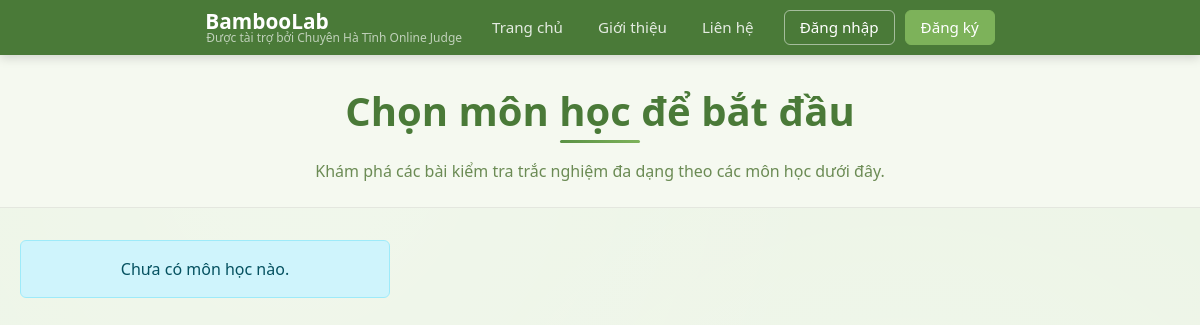
The page /quiz/ on the database as committed earlier.
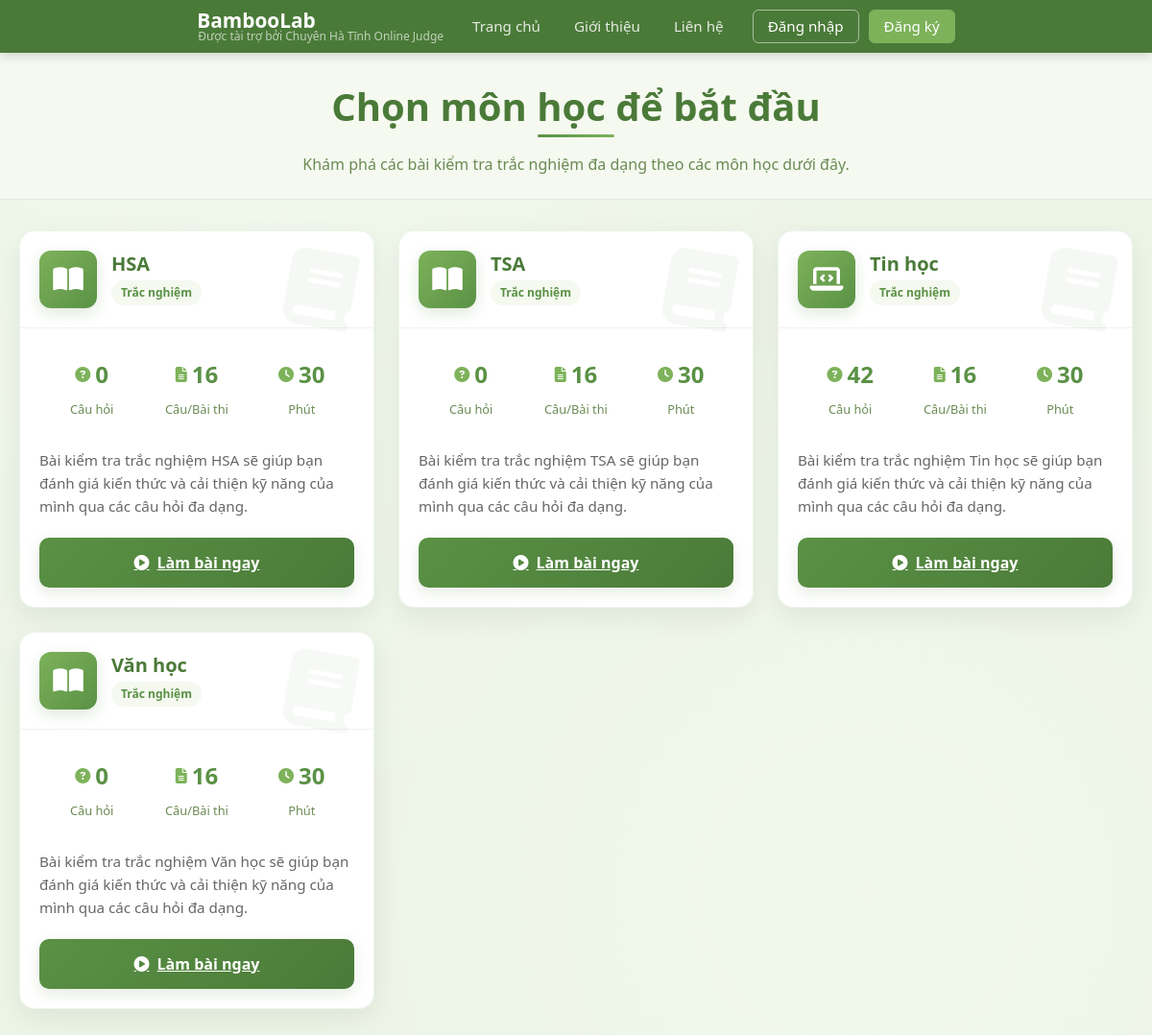
The same page on the database as committed later.
### core/models.py (models this page shows, shortened)
class Subject(models.Model):
    name = models.CharField(max_length=100, unique=True, verbose_name="Tên môn học")
    code = models.CharField(max_length=20, blank=True, null=True, verbose_name="Mã môn học")
    description = models.TextField(blank=True, null=True, verbose_name="Mô tả")
    created_at = models.DateTimeField(auto_now_add=True)
    updated_at = models.DateTimeField(auto_now=True)
    class Meta:
        verbose_name = "Môn học"
        verbose_name_plural = "Môn học"
        ordering = ['name']

### core/views.py (the view)
# urls.py: path("quiz/", quiz_list, name="quiz-list"),
def quiz_list(request):
    subjects_with_counts = Subject.objects.annotate(question_count=Count('questions')).order_by('name')
    context = {
        'subjects_data': subjects_with_counts
    }
    return render(request, 'quiz-list.html', context)

### templates/quiz-list.html (shortened to what this page needs)
{% extends 'base.html' %}
{% load static %}
{% block content %}
<div class="header-section">
    <div class="container">
        <h1>Chọn môn học để bắt đầu</h1>
        <p>Khám phá các bài kiểm tra trắc nghiệm đa dạng theo các môn học dưới đây.</p>
    </div>
</div>
<div class="main-container container">
    <div class="row">
        <div class="col-lg-12">
            <div class="subjects-grid">
                {% for subject in subjects_data %}
                <div class="subject-card">
                    <i class="fas fa-book subject-icon-bg"></i>
                    <div class="subject-card-header">
                        <div class="subject-icon">
                            {% if subject.name == 'Toán' %} <i class="fas fa-calculator"></i>
                            {% elif subject.name == 'Lý' %} <i class="fas fa-atom"></i>
                            {% elif subject.name == 'Hóa' %} <i class="fas fa-flask"></i>
                            {% elif subject.name == 'Sinh' %} <i class="fas fa-dna"></i>
                            {% elif subject.name == 'Sử' %} <i class="fas fa-landmark"></i>
                            {% elif subject.name == 'Địa' %} <i class="fas fa-globe-asia"></i>
                            {% elif subject.name == 'GDCD' %} <i class="fas fa-balance-scale"></i>
                            {% elif subject.name == 'Anh' %} <i class="fas fa-language"></i>
                            {% elif subject.name == 'Tin học' %} <i class="fas fa-laptop-code"></i>
                            {% else %} <i class="fas fa-book-open"></i> {% endif %}
        </div>
                        <div>
                            <h3 class="subject-title">{{ subject.name }}</h3>
                            <span class="subject-tag">Trắc nghiệm</span>
                        </div>
                    </div>
                    <div class="subject-card-body">
                        <div class="subject-stats">
                            <div class="stat-item">
                                <span class="stat-value"><i class="fas fa-question-circle"></i>{{ subject.question_count|default:"0" }}</span>
                                <span class="stat-label">Câu hỏi</span>
                            </div>
                            <div class="stat-item">
                                <span class="stat-value"><i class="fas fa-file-alt"></i>16</span>
                                <span class="stat-label">Câu/Bài thi</span>
                        </div>
                            <div class="stat-item">
                                <span class="stat-value"><i class="fas fa-clock"></i>30</span>
                                <span class="stat-label">Phút</span>
                            </div>
                        </div>
                        <p class="subject-description">
                            Bài kiểm tra trắc nghiệm {{ subject.name }} sẽ giúp bạn đánh giá kiến thức và cải thiện kỹ năng của mình qua các câu hỏi đa dạng.
                        </p>
                        <a href="{% url 'start_quiz' subject.id %}" class="btn-test">
                            <i class="fas fa-play-circle"></i> Làm bài ngay
                        </a>
                    </div>
                </div>
                {% empty %}
                <div class="alert alert-info w-100 text-center" role="alert">
                    Chưa có môn học nào.
                </div>
                {% endfor %}
            </div>
        </div>
    </div>
</div>
<div class="toast-container position-fixed bottom-0 end-0 p-3">
                    </div>
{% endblock %}

### templates/base.html (shortened to what this page needs)
<!DOCTYPE html>
<html lang="vi">
<head>
    <link href="https://cdn.jsdelivr.net/npm/bootstrap@5.3.0-alpha1/dist/css/bootstrap.min.css" rel="stylesheet">
    <link rel="stylesheet" href="https://cdnjs.cloudflare.com/ajax/libs/font-awesome/6.4.0/css/all.min.css">
</head>
<body>
    {% block navbar %}
    <nav class="navbar">
        <div class="navbar-container">
            <div class="logo-container">
                <div class="logo">
                    <a href="/">
                        <span>BambooLab</span>
                    </a>
                </div>
                <div class="sponsor-text">
                    Được tài trợ bởi Chuyên Hà Tĩnh Online Judge
                </div>
            </div>
            <div class="nav-links">
                 <a href="/" class="{% if request.path == '/' %}active{% endif %}">Trang chủ</a>
                 <a href="#">Giới thiệu</a>
                 <a href="#">Liên hệ</a>
            </div>
            <div class="nav-buttons">
                 {% if user.is_authenticated %}
                 <div class="nav-item dropdown">
                     <a class="login-btn dropdown-toggle d-flex align-items-center" href="#" id="userDropdownOld" role="button" data-bs-toggle="dropdown" aria-expanded="false">
                         Xin chào {{ user.first_name|default:user.username }}
                     </a>
                     <ul class="dropdown-menu dropdown-menu-end" aria-labelledby="userDropdownOld">
                         {% if user.is_staff %}
                         <li><a class="dropdown-item" href="{% url 'admin:index' %}"><i class="fas fa-cog me-2"></i>Quản trị</a></li>
                         {% endif %}
                         <li><a class="dropdown-item" href="{% url 'user_profile' %}"><i class="fas fa-user me-2"></i>Tài khoản</a></li>
                         <li><hr class="dropdown-divider"></li>
                         <li><a class="dropdown-item" href="{% url 'logout_view' %}"><i class="fas fa-sign-out-alt me-2"></i>Đăng xuất</a></li>
                     </ul>
                 </div>
                 {% else %}
                 <a href="{% url 'login_view' %}" class="login-btn">Đăng nhập</a>
                 <a href="{% url 'register_view' %}" class="signup-btn">Đăng ký</a>
                 {% endif %}
            </div>
        </div>
    </nav>
    {% endblock %}
    <main class="flex-grow-1">
        {% block content %}{% endblock %}
    </main>
</body>
</html>

### templates/base.html (style rules this page uses)
:root { --primary-color: #5a9145; --primary-light: #7db25a; --primary-dark: #4a7a38; --primary-bg: #edf5e7; --accent-color: #20a98a; --text-color: #3b5728; --text-light: #6b8b54; --white: #FFFFFF; --light-bg: #f5f9f0; --dark-bg: #ebf2e4; --gray-text: #6c757d; --card-shadow: 0 10px 30px rgba(0, 0, 0, 0.07); --border-color: rgba(0, 0, 0, 0.07); }
body { font-family: 'Segoe UI', Tahoma, Geneva, Verdana, sans-serif; color: var(--gray-text); background-color: var(--primary-bg); background-image: radial-gradient(circle at 25% 20%, rgba(255, 255, 255, 0.2) 0%, transparent 50%), radial-gradient(circle at 75% 80%, rgba(255, 255, 255, 0.2) 0%, transparent 50%); background-attachment: fixed; margin: 0; display: flex; flex-direction: column; min-height: 100vh; }
main { flex-grow: 1; }
.navbar { background-color: var(--primary-dark); box-shadow: 0 3px 10px rgba(0, 0, 0, 0.15); padding: 10px 0; position: sticky; top: 0; z-index: 1000; }
.navbar-container { display: flex; justify-content: space-between; align-items: center; max-width: 1200px; margin: 0 auto; padding: 0 20px; height: 100%; }
.logo-container { display: flex; flex-direction: column; align-items: flex-start; flex-shrink: 0; margin-right: 20px; }
.logo a { display: flex; align-items: center; text-decoration: none; color: var(--white); font-weight: bold; font-size: 1.3rem; line-height: 1; }
.sponsor-text { font-size: 0.75rem; color: rgba(255, 255, 255, 0.65); margin-top: 0px; line-height: 1; font-weight: 400; margin-left: 1px; }
.nav-links { display: flex; gap: 15px; justify-content: center; flex-grow: 1; }
.nav-links a { text-decoration: none; color: rgba(255, 255, 255, 0.85); font-weight: 500; transition: color 0.3s, background-color 0.3s; padding: 5px 10px; border-radius: 6px; font-size: 0.95rem; }
.nav-buttons { display: flex; gap: 10px; flex-shrink: 0; margin-left: 20px; align-items: center; }
.login-btn, .signup-btn { padding: 5px 15px; border-radius: 6px; text-decoration: none; font-weight: 500; transition: all 0.3s; font-size: 0.95rem; white-space: nowrap; }
.login-btn { color: var(--white); border: 1px solid rgba(255, 255, 255, 0.5); }
.signup-btn { background-color: var(--primary-light); color: white; border: 1px solid var(--primary-light); }

Rows that differ between the two databases and show on the page:
added Subject: name "HSA", question_count "0"
added Subject: name "TSA", question_count "0"
added Subject: name "Tin học", question_count "42"
added Subject: name "Văn học", question_count "0"
Other text that changed with them:
text no longer shown: "Chưa có môn học nào."
